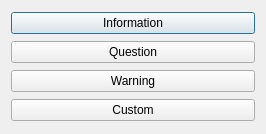
<?xml version="1.0" encoding="UTF-8"?>
<ui version="4.0">
 <class>Dialog</class>
 <widget class="QDialog" name="Dialog">
  <property name="geometry">
   <rect>
    <x>0</x>
    <y>0</y>
    <width>266</width>
    <height>134</height>
   </rect>
  </property>
  <property name="windowTitle">
   <string>Dialog</string>
  </property>
  <layout class="QVBoxLayout" name="verticalLayout">
   <item>
    <widget class="QPushButton" name="pushButton">
     <property name="text">
      <string>Information</string>
     </property>
    </widget>
   </item>
   <item>
    <widget class="QPushButton" name="pushButton_2">
     <property name="text">
      <string>Question</string>
     </property>
    </widget>
   </item>
   <item>
    <widget class="QPushButton" name="pushButton_3">
     <property name="text">
      <string>Warning</string>
     </property>
    </widget>
   </item>
   <item>
    <widget class="QPushButton" name="pushButton_4">
     <property name="text">
      <string>Custom</string>
     </property>
    </widget>
   </item>
  </layout>
 </widget>
 <layoutdefault spacing="6" margin="11"/>
 <resources/>
 <connections/>
</ui>
